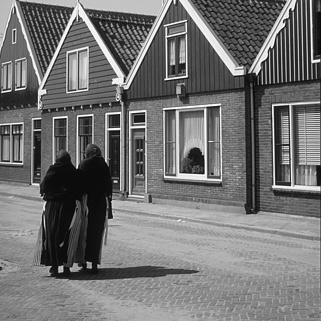
%> input picture img/i235.png, 321 x 321 px
$ octave main.m   (GNU Octave 9; MATLAB toolbox functions it lacks are replaced by stand-ins)
%> lines starting %> are read from the running program, lines starting %| are printed output that depends on the picture
### gaussian_noise.m
function [img_gaus] = gaussian_noise(img,dev)
    img_gaus = img+ dev*randn(size(img));
end

### salt_and_pepper_noise.m
function [salt_img] = salt_and_pepper_noise(img,dev)
    [rr,cc] = size(img);
    maxv = max(max(img));
    indices=full(sprand(rr,cc,dev));
    mask1 = indices > 0 & indices <0.5;
    mask2 = indices >= 0.5;
    salt_img = img.*(~mask1);
    salt_img = salt_img.*(~mask2) + mask2*maxv;

end

### moving_average.m
function [filter_img,filter] = moving_average(noise_img,dim)
    K = ones(dim)/(dim^2);
    filter_img = conv2(noise_img, K, 'same');
    filter = K;
end

### low_pass_gaussian_filter.m
function [filter_img,filter] = low_pass_gaussian_filter(noise_img,dim,dev)
    g = fspecial('gaussian', [dim dim], dev);
    filter_img = conv2(noise_img, g, 'same');
    filter = g;
end

### median_filter.m
function [filter_img] = median_filter(noise_img,dim)
    filter_img = medfilt2(noise_img, [dim,dim]);
end

### impulse_filter.m
function [filter_img,filter] = impulse_filter(img, dim)
    A = zeros(dim);
    [rr, cc] = size(A);
    i = ceil(rr/2);
    j = ceil(cc/2);
    A(i,j) = 1;
    filter = A;
    filter_img = conv2(img, A, 'same');
end

### shift_filter.m
function [filter_img,filter] = shift_filter(img,dim)
    A = zeros(dim);
    [rr, cc] = size(A);
    i = ceil(rr/2);
    j = cc;
    A(i,j) = 1;
    filter = A;
    filter_img = conv2(img, A, 'same');
end

### blurring_filter.m
function [filter_img,filter] = blurring_filter(img,dim)
    A = ones(dim);
    A = A * 1/(dim^2);
    filter = A;
    filter_img = conv2(img, A, 'same');
end

### sharpening_filter.m
function [filter_img,filter,detail_img] = sharpening_filter(img,dim)
    [im, impulse] = impulse_filter(img, dim);
    [im, blurred] = blurring_filter(img, dim);
    detail_img = double(img) - double(im);
    detail = impulse - blurred;
    filter = impulse + detail;
    filter_img = imfilter(img,filter, 'replicate', 'conv');
end

### main.m
%ALLEGRI ZERBATO CROVARA

%%
clc, clearvars, close all
%------------------
%PUNTO 1
%------------------
img = imread("img/i235.png");
%> img is the input picture: size 321x321 uint8; min 3, max 251, mean 114.8
%img = imread("img/tree.png"); //uncomment for the second image
figure, imagesc(img), colormap gray
figure, imhist(uint8(img));

%Gaussian Noise (standard deviation=20)
img_gaus = gaussian_noise(double(img), 20);
figure, imagesc(img_gaus), colormap gray, title('Gaussian Noise Image');
figure, imhist(uint8(img_gaus)), title('Gaussian Histogram');
%> after `title('Gaussian Histogram')`:
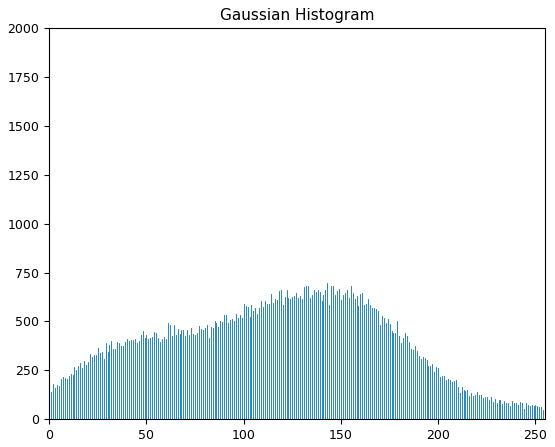
%> figure redrawn from the program's plot data; highest point at x = 0, y = 1996

%Salt & Pepper noise (density=20%)
salt_img = salt_and_pepper_noise(double(img), 0.2);
%> in salt_and_pepper_noise, `maxv = max(max(img));`: maxv = 251
figure, imagesc(salt_img), colormap gray, title('Salt and Pepper Noise Image')
figure, imhist(uint8(salt_img)), title('Salt and Pepper Histogram');

%------------------
%POINT 2
%------------------

%MOVING AVARAGE FILTER 3x3 GAUSS NOISE
[filter_img, K] = moving_average(img_gaus, 3);
%> K = [0.111 0.111 0.111; 0.111 0.111 0.111; 0.111 0.111 0.111]
figure, imagesc(K), title('Moving Average Filter 3x3 Gauss noise')
figure, surf(K), title('Surf Moving Average Filter 3x3')
figure,imagesc(filter_img),colormap gray,title('Moving Average Image 3x3 Gauss noise')
figure, imhist(uint8(filter_img)), title('Moving Average Image Histogram 3x3 Gauss noise');
%MOVING AVARAGE FILTER 7x7 GAUSS NOISE
[filter_img, K] = moving_average(img_gaus, 7);
%> K = [0.0204 0.0204 0.0204 0.0204 0.0204 0.0204 0.0204; 0.0204 0.0204 0.0204 0.0204 0.0204 0.0204 0.0204; 0.0204 0.0204 0.0204 0.0204 0.0204 0.0204 0.0204; 0.0204 0.0204 0.0204 0.0204 0.0204 0.0204 0.0204; 0.0204 0.0204 0.0204 0.0204 0.0204 0.0204 0.0204; 0.0204 0.0204 0.0204 0.0204 0.0204 0.0204 0.0204; 0.0204 0.0204 0.0204 0.0204 0.0204 0.0204 0.0204]
figure, imagesc(K), title('Moving Average Filter 7x7 Gauss noise')
figure, surf(K), title('Surf Moving Average Filter 7x7')
figure,imagesc(filter_img),colormap gray,title('Moving Average Image 7x7 Gauss noise')
figure, imhist(uint8(filter_img)), title('Moving Average Image Histogram 7x7 Gauss noise');
%MOVING AVARAGE FILTER 3x3 SALT NOISE
[filter_img, K] = moving_average(salt_img, 3);
%> K = [0.111 0.111 0.111; 0.111 0.111 0.111; 0.111 0.111 0.111]
%figure, imagesc(K), title('Moving Average Filter 3x3 Salt noise')
%figure, surf(K), title('Surf Moving Average Filter 3x3')
figure,imagesc(filter_img),colormap gray,title('Moving Average Image 3x3 Salt noise')
figure, imhist(uint8(filter_img)), title('Moving Average Image Histogram 3x3 Salt noise');
%MOVING AVARAGE FILTER 7x7 SALT NOISE
[filter_img, filter] = moving_average(salt_img, 7);
%> filter = [0.0204 0.0204 0.0204 0.0204 0.0204 0.0204 0.0204; 0.0204 0.0204 0.0204 0.0204 0.0204 0.0204 0.0204; 0.0204 0.0204 0.0204 0.0204 0.0204 0.0204 0.0204; 0.0204 0.0204 0.0204 0.0204 0.0204 0.0204 0.0204; 0.0204 0.0204 0.0204 0.0204 0.0204 0.0204 0.0204; 0.0204 0.0204 0.0204 0.0204 0.0204 0.0204 0.0204; 0.0204 0.0204 0.0204 0.0204 0.0204 0.0204 0.0204]
%figure, imagesc(filter), title('Moving Average Filter 7x7 Salt noise')
%figure, surf(filter), title('Surf Moving Average Filter 7x7')
figure,imagesc(filter_img),colormap gray,title('Moving Average Image 7x7 Salt noise')
figure, imhist(uint8(filter_img)), title('Moving Average Image Histogram 7x7 Salt noise');
%> after `title('Moving Average Image Histogram 7x7 Salt noise')`:
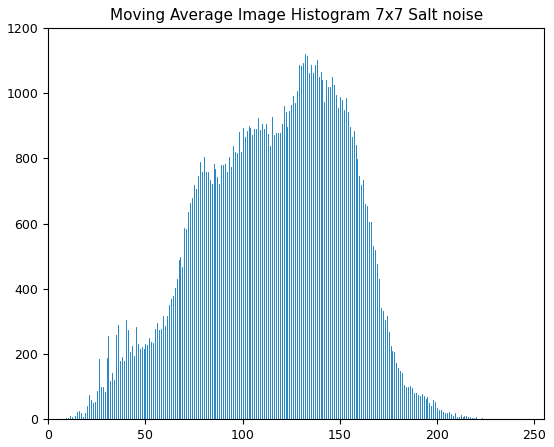
%> figure redrawn from the program's plot data; highest point at x = 132, y = 1120


%LOW PASS GAUSSIAN 3x3 GAUSS NOISE
[filter_img, filter] = low_pass_gaussian_filter(img_gaus, 3, 0.5);
%> filter = [0.0113 0.0838 0.0113; 0.0838 0.619 0.0838; 0.0113 0.0838 0.0113]
figure, imagesc(filter), title('Low Pass Filter 3x3 Gauss noise ')
figure, surf(filter), title('Surf Low Pass Filter 3x3')
figure, imagesc(filter_img), colormap gray, title('Low Pass Filter 3x3 Gauss noise');
figure, imhist(uint8(filter_img)), title('Low Pass Filter Histogram 3x3 Gauss noise');
%> after `title('Low Pass Filter Histogram 3x3 Gauss noise')`:
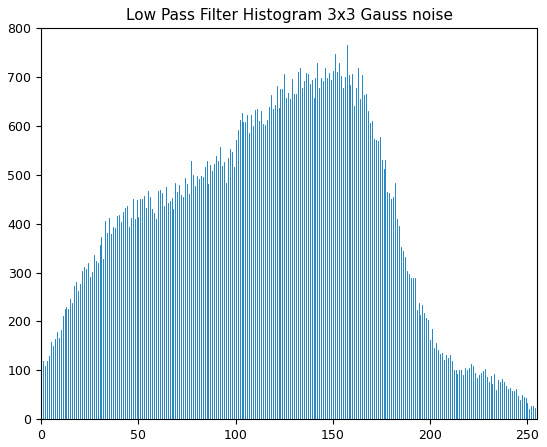
%> figure redrawn from the program's plot data; highest point at x = 0, y = 795
%LOW PASS GAUSSIAN 7x7 GAUSS NOISE
[filter_img, filter] = low_pass_gaussian_filter(img_gaus, 7, 1.17);
%> filter = [0.000163 0.00101 0.00303 0.00436 0.00303 0.00101 0.000163; 0.00101 0.00628 0.0188 0.0271 0.0188 0.00628 0.00101; 0.00303 0.0188 0.0562 0.081 0.0562 0.0188 0.00303; 0.00436 0.0271 0.081 0.117 0.081 0.0271 0.00436; 0.00303 0.0188 0.0562 0.081 0.0562 0.0188 0.00303; 0.00101 0.00628 0.0188 0.0271 0.0188 0.00628 0.00101; 0.000163 0.00101 0.00303 0.00436 0.00303 0.00101 0.000163]
figure, imagesc(filter), title('Low Pass Filter 7x7 Gauss noise ')
figure, surf(filter), title('Surf Low Pass Filter 7x7')
figure, imagesc(filter_img), colormap gray, title('Low Pass Filter 7x7 Gauss noise');
figure, imhist(uint8(filter_img)), title('Low Pass Filter Histogram 7x7 Gauss noise');

%LOW PASS GAUSSIAN 3x3 SALT NOISE
[filter_img, filter] = low_pass_gaussian_filter(salt_img, 3, 0.5);
%> filter = [0.0113 0.0838 0.0113; 0.0838 0.619 0.0838; 0.0113 0.0838 0.0113]
%figure, imagesc(filter), title('Low Pass Filter 3x3 Salt noise ')
%figure, surf(filter), title('Surf Low Pass Filter 3x3')
figure, imagesc(filter_img), colormap gray, title('Low Pass Filter 3x3 Salt noise');
figure, imhist(uint8(filter_img)), title('Low Pass Filter Histogram 3x3 Salt noise');
%LOW PASS GAUSSIAN 7x7 SALT NOISE
[filter_img, filter] = low_pass_gaussian_filter(salt_img, 7, 1.17);
%> filter = [0.000163 0.00101 0.00303 0.00436 0.00303 0.00101 0.000163; 0.00101 0.00628 0.0188 0.0271 0.0188 0.00628 0.00101; 0.00303 0.0188 0.0562 0.081 0.0562 0.0188 0.00303; 0.00436 0.0271 0.081 0.117 0.081 0.0271 0.00436; 0.00303 0.0188 0.0562 0.081 0.0562 0.0188 0.00303; 0.00101 0.00628 0.0188 0.0271 0.0188 0.00628 0.00101; 0.000163 0.00101 0.00303 0.00436 0.00303 0.00101 0.000163]
%figure, imagesc(filter), title('Low Pass Filter 7x7 Salt nois')
%figure, surf(filter), title('Surf Low Pass Filter 7x7')
figure, imagesc(filter_img), colormap gray, title('Low Pass Filter 7x7 Salt noise');
figure, imhist(uint8(filter_img)), title('Low Pass Filter Histogram 7x7 Salt noise');


%MEDIAN FILTER 3x3 GAUSS NOISE
filter_img = median_filter(img_gaus, 3);
figure, imagesc(filter_img), colormap gray, title('Median Filter 3x3 Gauss noise');
figure, imhist(uint8(filter_img)), title('Median Filter Histogram 3x3 Gauss noise');
%MEDIAN FILTER 7x7 GAUSS NOISE
filter_img = median_filter(img_gaus, 7);
figure, imagesc(filter_img), colormap gray, title('Median Filter 7x7 Gauss noise');
figure, imhist(uint8(filter_img)), title('Median Filter Histogram 7x7 Gauss noise');

%MEDIAN FILTER 3x3 SALT NOISE
filter_img = median_filter(salt_img, 3);
figure, imagesc(filter_img), colormap gray, title('Median Filter 3x3 Salt noise');
figure, imhist(uint8(filter_img)), title('Median Filter Histogram 3x3 Salt noise');
%MEDIAN FILTER 7x7 SALT NOISE
filter_img = median_filter(salt_img, 7);
figure, imagesc(filter_img), colormap gray, title('Median Filter 7x7 Salt noise');
figure, imhist(uint8(filter_img)), title('Median Filter Histogram 7x7 Salt noise');


%---------------
%POINT 3
%---------------

%IMPULSE FILTER
[filter_img, filter] = impulse_filter(img, 7);
%> filter = [0 0 0 0 0 0 0; 0 0 0 0 0 0 0; 0 0 0 0 0 0 0; 0 0 0 1 0 0 0; 0 0 0 0 0 0 0; 0 0 0 0 0 0 0; 0 0 0 0 0 0 0]
figure, imagesc(filter_img), colormap gray, title('Impulse Filter Image')
figure, imagesc(filter), title('Impulse Filter') %filter
figure, surf(filter), title('Surf Impulse Filter'); %surf filter

%SHIFTED FILTER
[filter_img, filter] = shift_filter(img, 7);
%> filter = [0 0 0 0 0 0 0; 0 0 0 0 0 0 0; 0 0 0 0 0 0 0; 0 0 0 0 0 0 1; 0 0 0 0 0 0 0; 0 0 0 0 0 0 0; 0 0 0 0 0 0 0]
figure, imagesc(filter_img), colormap gray, title('Shift Filter Image')
figure, imagesc(filter), title('Shift Filter') %filter
figure, surf(filter), title('Surf Shift Filter'); %surf filter


%BLURRING
[filter_img, filter] = blurring_filter(img, 7);
%> filter = [0.0204 0.0204 0.0204 0.0204 0.0204 0.0204 0.0204; 0.0204 0.0204 0.0204 0.0204 0.0204 0.0204 0.0204; 0.0204 0.0204 0.0204 0.0204 0.0204 0.0204 0.0204; 0.0204 0.0204 0.0204 0.0204 0.0204 0.0204 0.0204; 0.0204 0.0204 0.0204 0.0204 0.0204 0.0204 0.0204; 0.0204 0.0204 0.0204 0.0204 0.0204 0.0204 0.0204; 0.0204 0.0204 0.0204 0.0204 0.0204 0.0204 0.0204]
figure, imagesc(filter_img), colormap gray, title('Blurring Filter Image')
figure, imagesc(filter), title('Blurring Filter') %filter
figure, surf(filter), title('Surf Blurring Filter'); %surf filter

%SHARPENING
[filter_img, filter, detail_img] = sharpening_filter(img, 7);
%> in sharpening_filter, `[im, impulse] = impulse_filter(img, dim);`: impulse = [0 0 0 0 0 0 0; 0 0 0 0 0 0 0; 0 0 0 0 0 0 0; 0 0 0 1 0 0 0; 0 0 0 0 0 0 0; 0 0 0 0 0 0 0; 0 0 0 0 0 0 0]
%> in sharpening_filter, `[im, blurred] = blurring_filter(img, dim);`: blurred has the same summary as filter outside sharpening_filter
%> in sharpening_filter, `detail_img = double(img) - double(im);`:
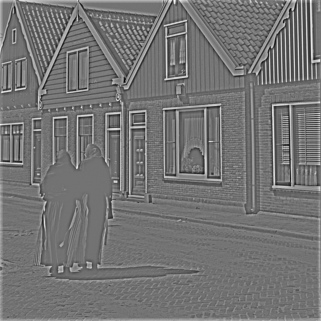
%> detail_img: size 321x321 double; min -155.4, max 188.5, mean 1.3; drawn with min black and max white
%> in sharpening_filter, `detail = impulse - blurred;`: detail = [-0.0204 -0.0204 -0.0204 -0.0204 -0.0204 -0.0204 -0.0204; -0.0204 -0.0204 -0.0204 -0.0204 -0.0204 -0.0204 -0.0204; -0.0204 -0.0204 -0.0204 -0.0204 -0.0204 -0.0204 -0.0204; -0.0204 -0.0204 -0.0204 0.98 -0.0204 -0.0204 -0.0204; -0.0204 -0.0204 -0.0204 -0.0204 -0.0204 -0.0204 -0.0204; -0.0204 -0.0204 -0.0204 -0.0204 -0.0204 -0.0204 -0.0204; -0.0204 -0.0204 -0.0204 -0.0204 -0.0204 -0.0204 -0.0204]
%> in sharpening_filter, `filter = impulse + detail;`: filter = [-0.0204 -0.0204 -0.0204 -0.0204 -0.0204 -0.0204 -0.0204; -0.0204 -0.0204 -0.0204 -0.0204 -0.0204 -0.0204 -0.0204; -0.0204 -0.0204 -0.0204 -0.0204 -0.0204 -0.0204 -0.0204; -0.0204 -0.0204 -0.0204 1.98 -0.0204 -0.0204 -0.0204; -0.0204 -0.0204 -0.0204 -0.0204 -0.0204 -0.0204 -0.0204; -0.0204 -0.0204 -0.0204 -0.0204 -0.0204 -0.0204 -0.0204; -0.0204 -0.0204 -0.0204 -0.0204 -0.0204 -0.0204 -0.0204]
%> in sharpening_filter, `filter_img = imfilter(img,filter, 'replicate', 'conv');`:
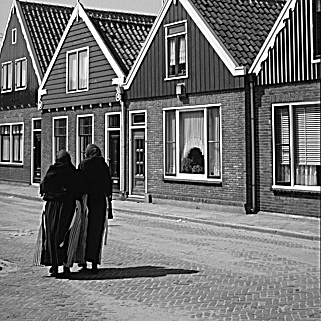
%> filter_img: size 321x321 uint8; min 0, max 255, mean 113.7
figure, imagesc(detail_img), colormap gray, title('Sharpening Detail Image')
figure, imagesc(filter_img), colormap gray, title('Sharpening Filter Image')
figure, imagesc(filter), title('Sharpening Filter') %filter
figure, surf(filter), title('Surf Sharpening Filter'); %surf filter

%---------------
%POINT 4
%---------------
%FTT FIGURE
FZ = fft2(img);
MOD = abs(FZ);
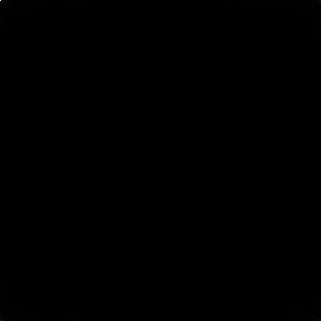
%> MOD: size 321x321 double; min 17.7, max 11824427, mean 7352.4; drawn with min black and max white
figure,imagesc(log(fftshift(MOD))), colormap gray,  xlabel('wx'),ylabel('wy'), title('Magnitude of FTT image');

%FTT GAUSSIAN
gfilter = fspecial('gaussian', [101 101], 5);
FZ = fft2(gfilter);
MOD = abs(FZ);
figure, imagesc(log(fftshift(MOD))), colormap gray, xlabel('wx'),ylabel('wy'),title('abs(FTT) Low-pass Gaussian Filter');


%FTT SHARPING
filter = zeros(101);
[sharped_img, sharp_filter] = sharpening_filter(img, 7);
%> sharp_filter has the same summary as filter in sharpening_filter
filter(47:53,47:53) = sharp_filter;
FT = fft2(filter);
MOD = abs(FT);
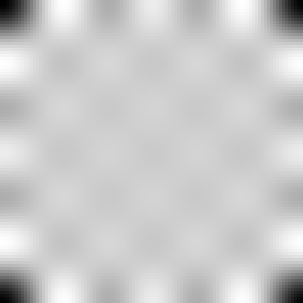
%> MOD: size 101x101 double (shown 3 times larger); min 1, max 2.23, mean 1.98; drawn with min black and max white
figure, imagesc(log(fftshift(MOD))), colormap gray, xlabel('wx'),ylabel('wy'),title('abs(FTT) Sharping Filter');
